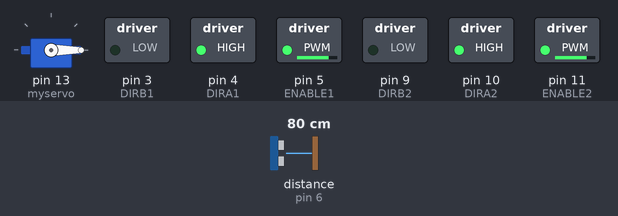
This sketch was run on a simulated Arduino Uno, built with avr-gcc and run on an emulated ATmega328P. Parts: servo, switched loads named in the sketch (green lamp = pin HIGH). Inputs (shaded band) come from the test bench; at power-on: distance to the obstacle (sensor on pin 6) 80 cm. The echo pulse lasts 58.3 µs per cm.

Above: at 2.46 s.
4.5 s: distance to the obstacle (sensor on pin 6) set to 33 cm
7.5 s: distance to the obstacle (sensor on pin 6) set to 27 cm
At 8.39 s:
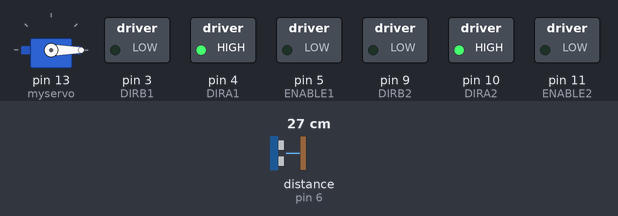
10.5 s: distance to the obstacle (sensor on pin 6) set to 35 cm
At 13.3 s:
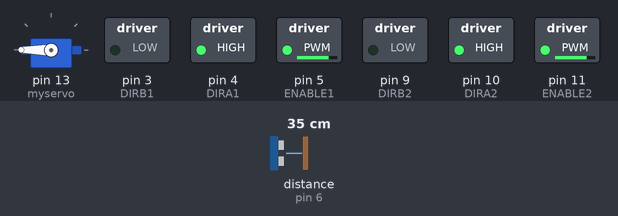
13.5 s: distance to the obstacle (sensor on pin 6) set to 2 cm
At 15.76 s:
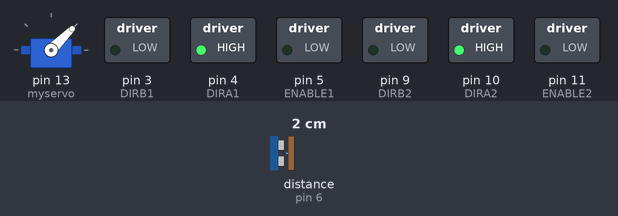
Timing chart, 0 to 17.5 s (numbered marks = the images above; inputs shaded):
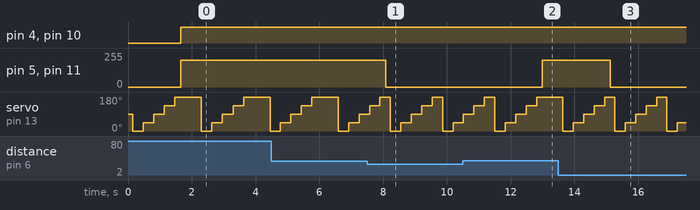

The sketch:

New_Motor.ino
```cpp
//www.elegoo.com
//2016.12.12

/************************
Exercise the motor using
the L293D chip
************************/
#include "SR04.h"
#include <Servo.h>

#define ENABLE1 5
#define DIRA1 4
#define DIRB1 3

#define ENABLE2 11
#define DIRA2 10
#define DIRB2 9

#define TRIG_PIN 6
#define ECHO_PIN 7

Servo myservo;  // create servo object to control a servo
// twelve servo objects can be created on most boards


SR04 sr04 = SR04(ECHO_PIN,TRIG_PIN);

void rotateServo(int pos){
  myservo.write(pos);
}

void setup() {
  Serial.begin(9600);
  //---set pin direction
  pinMode(ENABLE1,OUTPUT);
  pinMode(DIRA1,OUTPUT);
  pinMode(DIRB1,OUTPUT);
  pinMode(ENABLE2,OUTPUT);
  pinMode(DIRA2,OUTPUT);
  pinMode(DIRB2,OUTPUT);
  Serial.begin(9600);
  myservo.attach(13);  // attaches the servo on pin 13 to the servo object
}

void loop() {
  long dist[5];
  for(int i = 0; i < 5; i++){
    delay(150);
    rotateServo( i*45 );
    delay(150);
    dist[i] = sr04.Distance();

  }
  decideDirection(dist);

}

void decideDirection(long dist[]){
  long min = dist[0];
  for(int i = 1; i <5 ;i++){
    if(min > dist[i])
      min = dist[i];
  }
  if(min < 30){
    stopCar();
  }else{
    startCar();
    goStraight(500);
  }
}

void stopCar(){
  digitalWrite(ENABLE1,LOW); // disable
  digitalWrite(ENABLE2,LOW); // disable
}

void startCar(){
  digitalWrite(ENABLE1,HIGH); // disable
  digitalWrite(ENABLE2,HIGH); // disable
  digitalWrite(DIRA1,LOW); //one way
  digitalWrite(DIRB1,LOW);
  digitalWrite(DIRA2,LOW); //one way
  digitalWrite(DIRB2,LOW);
}

void goStraight(int _delay){
  analogWrite(ENABLE1,200);
  analogWrite(ENABLE2,200);
  digitalWrite(DIRA1,HIGH); //one way
  digitalWrite(DIRB1,LOW);
  digitalWrite(DIRA2,HIGH); //one way
  digitalWrite(DIRB2,LOW);
  delay(_delay);
}
void rotateCarRight(int _delay){
  digitalWrite(DIRA1,LOW); //one way
  digitalWrite(DIRB1,HIGH);
  digitalWrite(DIRA2,HIGH); //one way
  digitalWrite(DIRB2,LOW);
  delay(_delay);
}
void rotateCarLeft(int _delay){
  digitalWrite(DIRA1,HIGH); //one way
  digitalWrite(DIRB1,LOW);
  digitalWrite(DIRA2,LOW); //one way
  digitalWrite(DIRB2,HIGH);
  delay(_delay);
}
```

Measured:
- the behaviour switches between 30 and 29 cm on distance to the obstacle (sensor on pin 6) (found by bisection; images 0 and 1)
- after the input at 7.5 s, pin 5 (ENABLE1), pin 11 (ENABLE2): 200/255 → 0/255 after 0.58 s
- after the input at 10.5 s, pin 5 (ENABLE1), pin 11 (ENABLE2): 0/255 → 200/255 after 2.5 s
- after the input at 13.5 s, pin 5 (ENABLE1), pin 11 (ENABLE2): 200/255 → 0/255 after 1.6 s
